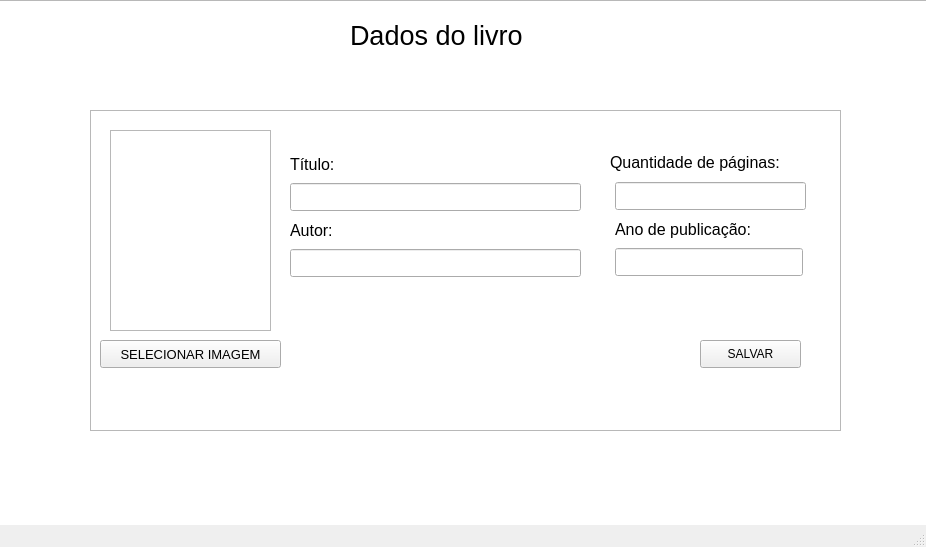
<?xml version="1.0" encoding="UTF-8"?>
<ui version="4.0">
 <class>Tela_Cadastro_Livro</class>
 <widget class="QMainWindow" name="Tela_Cadastro_Livro">
  <property name="geometry">
   <rect>
    <x>0</x>
    <y>0</y>
    <width>926</width>
    <height>547</height>
   </rect>
  </property>
  <property name="windowTitle">
   <string>MainWindow</string>
  </property>
  <property name="windowOpacity">
   <double>1.000000000000000</double>
  </property>
  <widget class="QWidget" name="centralwidget">
   <widget class="QLabel" name="label">
    <property name="geometry">
     <rect>
      <x>290</x>
      <y>152</y>
      <width>291</width>
      <height>24</height>
     </rect>
    </property>
    <property name="font">
     <font>
      <pointsize>12</pointsize>
     </font>
    </property>
    <property name="text">
     <string>Título:</string>
    </property>
   </widget>
   <widget class="QLineEdit" name="titulo">
    <property name="geometry">
     <rect>
      <x>290</x>
      <y>183</y>
      <width>291</width>
      <height>28</height>
     </rect>
    </property>
    <property name="font">
     <font>
      <pointsize>11</pointsize>
     </font>
    </property>
   </widget>
   <widget class="QLabel" name="label_2">
    <property name="geometry">
     <rect>
      <x>350</x>
      <y>20</y>
      <width>211</width>
      <height>31</height>
     </rect>
    </property>
    <property name="font">
     <font>
      <pointsize>20</pointsize>
     </font>
    </property>
    <property name="text">
     <string>Dados do livro</string>
    </property>
   </widget>
   <widget class="QPushButton" name="botao_salvar_livro">
    <property name="geometry">
     <rect>
      <x>700</x>
      <y>340</y>
      <width>101</width>
      <height>28</height>
     </rect>
    </property>
    <property name="text">
     <string>SALVAR</string>
    </property>
    <property name="icon">
     <iconset>
      <normaloff>images/save_file_disk_open_searsh_loading_clipboard_1513.png</normaloff>images/save_file_disk_open_searsh_loading_clipboard_1513.png</iconset>
    </property>
   </widget>
   <widget class="QLabel" name="label_3">
    <property name="geometry">
     <rect>
      <x>290</x>
      <y>218</y>
      <width>291</width>
      <height>24</height>
     </rect>
    </property>
    <property name="font">
     <font>
      <pointsize>12</pointsize>
     </font>
    </property>
    <property name="text">
     <string>Autor: </string>
    </property>
   </widget>
   <widget class="QLineEdit" name="autor">
    <property name="geometry">
     <rect>
      <x>290</x>
      <y>249</y>
      <width>291</width>
      <height>28</height>
     </rect>
    </property>
    <property name="font">
     <font>
      <pointsize>11</pointsize>
     </font>
    </property>
   </widget>
   <widget class="QLineEdit" name="qtd_pag">
    <property name="geometry">
     <rect>
      <x>615</x>
      <y>182</y>
      <width>191</width>
      <height>28</height>
     </rect>
    </property>
    <property name="font">
     <font>
      <pointsize>11</pointsize>
     </font>
    </property>
   </widget>
   <widget class="QLabel" name="label_5">
    <property name="geometry">
     <rect>
      <x>615</x>
      <y>217</y>
      <width>169</width>
      <height>24</height>
     </rect>
    </property>
    <property name="font">
     <font>
      <pointsize>12</pointsize>
     </font>
    </property>
    <property name="text">
     <string>Ano de publicação:</string>
    </property>
   </widget>
   <widget class="QLineEdit" name="ano_publi">
    <property name="geometry">
     <rect>
      <x>615</x>
      <y>248</y>
      <width>188</width>
      <height>28</height>
     </rect>
    </property>
    <property name="font">
     <font>
      <pointsize>11</pointsize>
     </font>
    </property>
   </widget>
   <widget class="QPushButton" name="botao_selecionar_img">
    <property name="geometry">
     <rect>
      <x>100</x>
      <y>340</y>
      <width>181</width>
      <height>28</height>
     </rect>
    </property>
    <property name="font">
     <font>
      <pointsize>10</pointsize>
     </font>
    </property>
    <property name="text">
     <string>SELECIONAR IMAGEM</string>
    </property>
    <property name="icon">
     <iconset>
      <normaloff>images/imageup_imagen_12892.png</normaloff>images/imageup_imagen_12892.png</iconset>
    </property>
   </widget>
   <widget class="QLabel" name="colocar_imagem">
    <property name="geometry">
     <rect>
      <x>110</x>
      <y>130</y>
      <width>161</width>
      <height>201</height>
     </rect>
    </property>
    <property name="text">
     <string/>
    </property>
   </widget>
   <widget class="QTextBrowser" name="textBrowser">
    <property name="geometry">
     <rect>
      <x>-20</x>
      <y>0</y>
      <width>951</width>
      <height>531</height>
     </rect>
    </property>
   </widget>
   <widget class="QLabel" name="label_7">
    <property name="geometry">
     <rect>
      <x>610</x>
      <y>150</y>
      <width>221</width>
      <height>24</height>
     </rect>
    </property>
    <property name="font">
     <font>
      <pointsize>12</pointsize>
     </font>
    </property>
    <property name="text">
     <string>Quantidade de páginas:</string>
    </property>
   </widget>
   <widget class="QTextBrowser" name="textBrowser_3">
    <property name="geometry">
     <rect>
      <x>90</x>
      <y>110</y>
      <width>751</width>
      <height>321</height>
     </rect>
    </property>
   </widget>
   <widget class="QTextBrowser" name="textBrowser_2">
    <property name="geometry">
     <rect>
      <x>110</x>
      <y>130</y>
      <width>161</width>
      <height>201</height>
     </rect>
    </property>
   </widget>
   <zorder>textBrowser</zorder>
   <zorder>label_2</zorder>
   <zorder>textBrowser_3</zorder>
   <zorder>label_7</zorder>
   <zorder>titulo</zorder>
   <zorder>label</zorder>
   <zorder>label_3</zorder>
   <zorder>qtd_pag</zorder>
   <zorder>autor</zorder>
   <zorder>ano_publi</zorder>
   <zorder>botao_salvar_livro</zorder>
   <zorder>botao_selecionar_img</zorder>
   <zorder>textBrowser_2</zorder>
   <zorder>colocar_imagem</zorder>
   <zorder>label_5</zorder>
  </widget>
  <widget class="QMenuBar" name="menubar">
   <property name="geometry">
    <rect>
     <x>0</x>
     <y>0</y>
     <width>926</width>
     <height>22</height>
    </rect>
   </property>
  </widget>
  <widget class="QStatusBar" name="statusbar"/>
  <action name="actionMOSTRAR_LIVROS_CADASTRADOS">
   <property name="text">
    <string>MOSTRAR LIVROS CADASTRADOS</string>
   </property>
  </action>
  <action name="actionBUSCAR">
   <property name="text">
    <string>BUSCAR</string>
   </property>
  </action>
  <action name="actionEDITAR">
   <property name="text">
    <string>EDITAR</string>
   </property>
  </action>
  <action name="actionLISTAR">
   <property name="text">
    <string>LISTAR LIVROS CADASTRADOS</string>
   </property>
  </action>
 </widget>
 <resources/>
 <connections/>
</ui>
